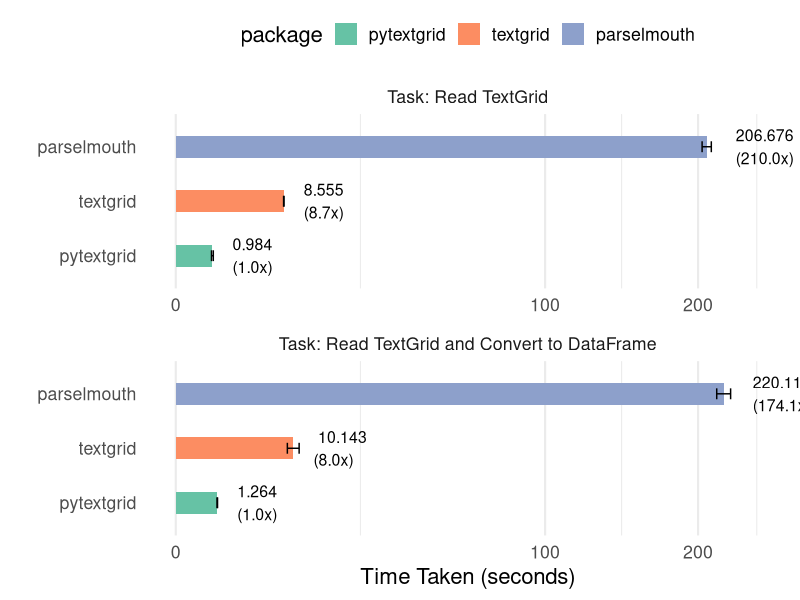
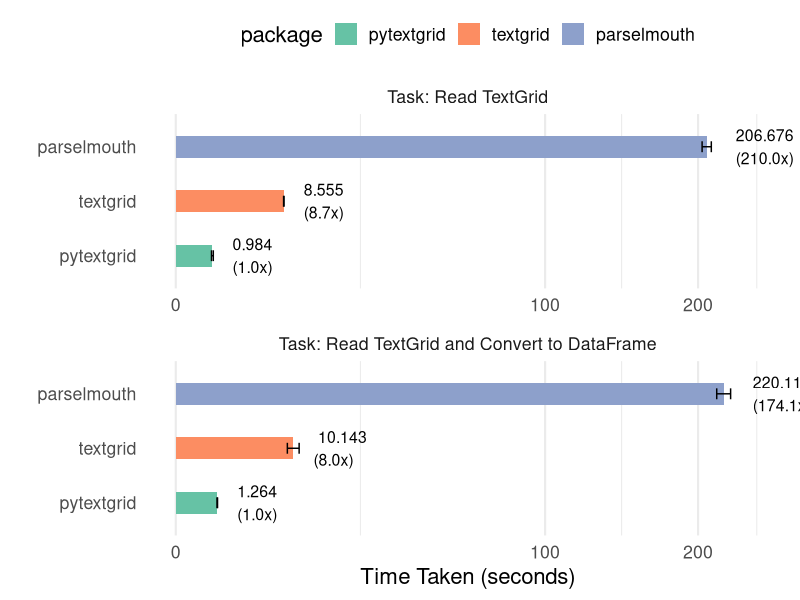

Here is the R script that generated these plots, in order:
## ---- chunk 1
library(tidyverse)
## ---- chunk 2
data <- read_csv("benchmarks/results/bench_result.csv") %>%
    mutate(
        package = factor(package, levels = c("pytextgrid", "textgrid", "parselmouth")),
        task = ifelse(task == "construct", "Task: Read TextGrid", "Task: Read TextGrid and Convert to DataFrame"),
    ) %>%
    group_by(task, package) %>%
    summarise(
        mean = mean(seconds),
        sd = sd(seconds),
    ) %>%
    ungroup() %>%
    group_by(task) %>%
    mutate(
        min_mean = min(mean)
    ) %>%
    ungroup()
## ---- chunk 3
ggplot(data) +
    geom_bar(aes(x = mean, y = package, fill = package), stat = "identity", width = 0.4) +
    geom_errorbar(
        aes(xmin = mean - sd, xmax = mean + sd, y = package),
        width = 0.2,
        color = "black"
    ) +
    geom_text(aes(x = mean, y = package, label = sprintf("%.3f\n(%.1fx)", mean, mean / min_mean)), hjust = -0.5, size = 4) +
    scale_fill_brewer(palette = "Set2") +
    facet_wrap(~task, scales = "free_x", nrow = 2) +
    theme_minimal(base_size = 16) +
    theme(legend.position = "top", panel.grid.major.y = element_blank()) +
    scale_x_continuous(transform = "sqrt", limits = c(0, 250)) +
    coord_cartesian(clip = "off") +
    labs(y = "", x = "Time Taken (seconds)")
ggsave("benchmarks/results/benchmark_plot.png", width = 10, height = 6, dpi = 300)
